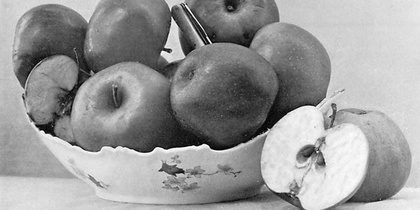
%> input picture All_Practices/apples.jpg, 420 x 210 px, shrunk from 600 x 300 before the run
$ octave first_derivative_Y.m   (GNU Octave 9; MATLAB toolbox functions it lacks are replaced by stand-ins)
%> lines starting %> are read from the running program, lines starting %| are printed output that depends on the picture
S = im2double(rgb2gray(imread('apples.jpg')));
%> S: size 210x420 double; min 0, max 1, mean 0.602
[row, col] = size(S);
%> row = 210; col = 420

R_forward = zeros(row, col);
R_central = zeros(row, col);
R_backward = zeros(row, col);
enhanced_forward = zeros(row, col);
enhanced_central = zeros(row, col);
enhanced_backward = zeros(row, col);

% forward derivative along the Y-axis
for i = 1:row-1
    for j = 1:col
        x = S(i+1, j) - S(i, j);
        R_forward(i, j) = x;
    end
end
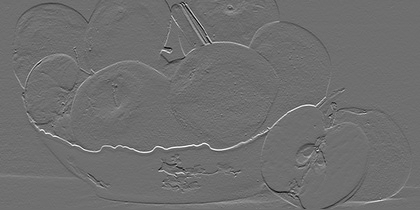
%> R_forward: size 210x420 double; min -0.612, max 0.788, mean 0.000293; drawn with min black and max white

% backward derivative along the Y-axis
for i = 2:row
    for j = 1:col
        x  = S(i, j) - S(i-1, j);
        R_backward(i, j) = x;
    end
end
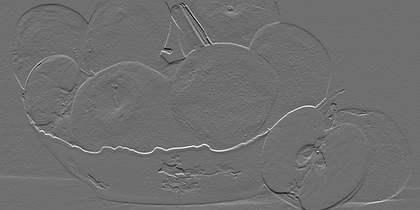
%> R_backward: size 210x420 double; min -0.612, max 0.788, mean 0.000293; mean of the top-left, top-right, bottom-left and bottom-right quarters -0.00195, -0.00184, 0.00287, 0.0021; drawn with min black and max white

% central derivative along the Y-axis
for i = 2:row-1
    for j = 1:col
        x = (S(i+1, j) - S(i-1, j));
        R_central(i, j) = x;
    end
end
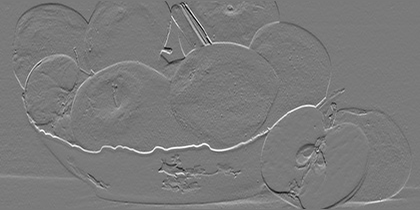
%> R_central: size 210x420 double; min -0.929, max 1, mean 0.000586; drawn with min black and max white

% Enhance
for i = 1:row
    for j = 1:col
        enhanced_forward(i, j) = S(i, j) + R_forward(i, j);
        enhanced_central(i, j) = S(i, j) + R_central(i, j);
        enhanced_backward(i, j) = S(i, j) + R_central(i, j);
    end
end
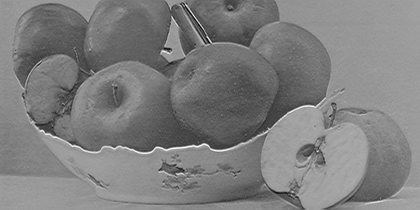
%> enhanced_backward: size 210x420 double; min -0.549, max 1.76, mean 0.602; drawn with min black and max white
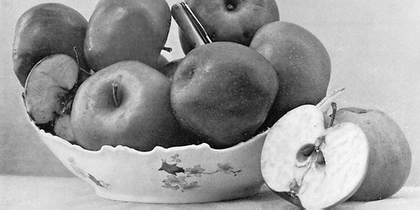
%> enhanced_forward: size 210x420 double; min 0, max 1, mean 0.602; mean of the top-left, top-right, bottom-left and bottom-right quarters 0.502, 0.625, 0.628, 0.653

figure;
subplot(3, 3, 1);
imshow(S);
title('Original Grayscale Image');

subplot(3, 3, 2);
imshow(R_forward);
title('Edges (Forward Derivative)');

subplot(3, 3, 3);
imshow(enhanced_forward);
title('Enhanced Image (Forward Derivative)');

subplot(3, 3, 5);
imshow(R_central);
title('Edges (Central Derivative)');

subplot(3, 3, 6);
imshow(enhanced_central);
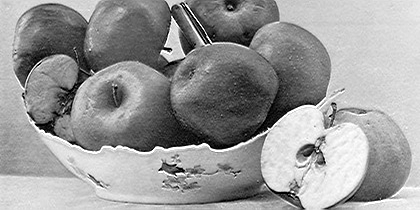
%> displayed picture: size 210x420, on the screen's scale of 0 to 255; min 0, max 255, mean 153.1
title('Enhanced Image (Central Derivative)');

subplot(3, 3, 8);
imshow(R_backward);
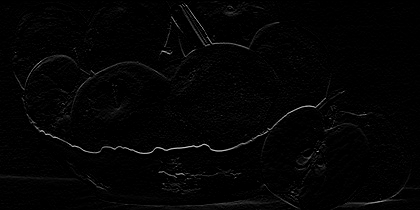
%> displayed picture: size 210x420, on the screen's scale of 0 to 255; min 0, max 201, mean 3.8; mean of the top-left, top-right, bottom-left and bottom-right quarters 4, 2.1, 4.5, 4.5
title('Edges (Backward Derivative)');

subplot(3, 3, 9);
imshow(enhanced_backward);
title('Enhanced Image (Backward Derivative)');

$ run again, with All_Practices/cat.jpg copied over All_Practices/apples.jpg
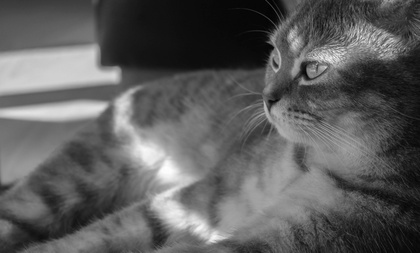
%> input picture All_Practices/cat.jpg, 420 x 253 px, shrunk from 3730 x 2243 before the run
%> after the loop `for i = 1:row`:
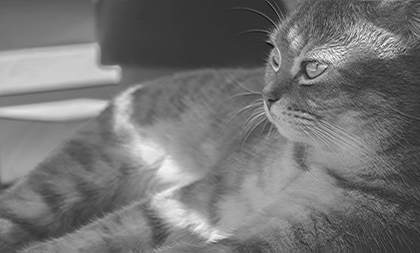
%> enhanced_backward: size 253x420 double; min -0.235, max 1.07, mean 0.364; drawn with min black and max white
%> `imshow(R_backward);`:
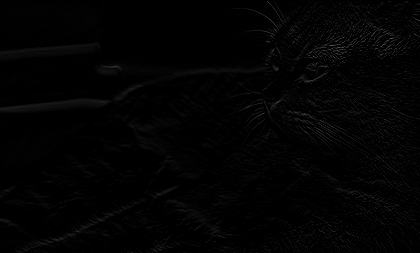
%> displayed picture: size 253x420, on the screen's scale of 0 to 255; min 0, max 89, mean 2.7; mean of the top-left, top-right, bottom-left and bottom-right quarters 1.9, 4.4, 1.8, 2.7

$ run again, with All_Practices/ex.jpg copied over All_Practices/apples.jpg
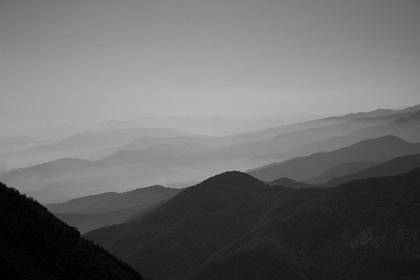
%> input picture All_Practices/ex.jpg, 420 x 280 px, shrunk from 1200 x 800 before the run
%> after the loop `for i = 1:row`:
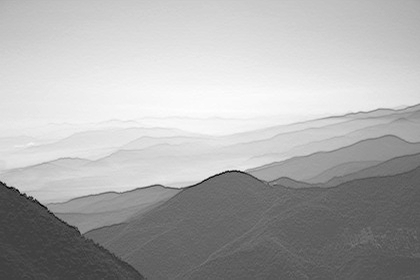
%> enhanced_backward: size 280x420 double; min -0.239, max 0.718, mean 0.414; drawn with min black and max white
%> `imshow(R_backward);`:
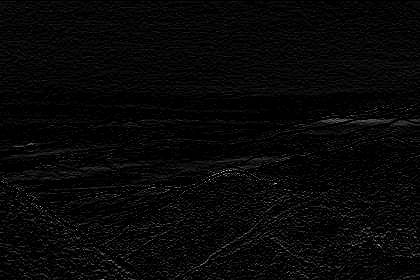
%> displayed picture: size 280x420, on the screen's scale of 0 to 255; min 0, max 20, mean 0.58; mean of the top-left, top-right, bottom-left and bottom-right quarters 0.415, 0.527, 0.682, 0.696; drawn with min black and max white
